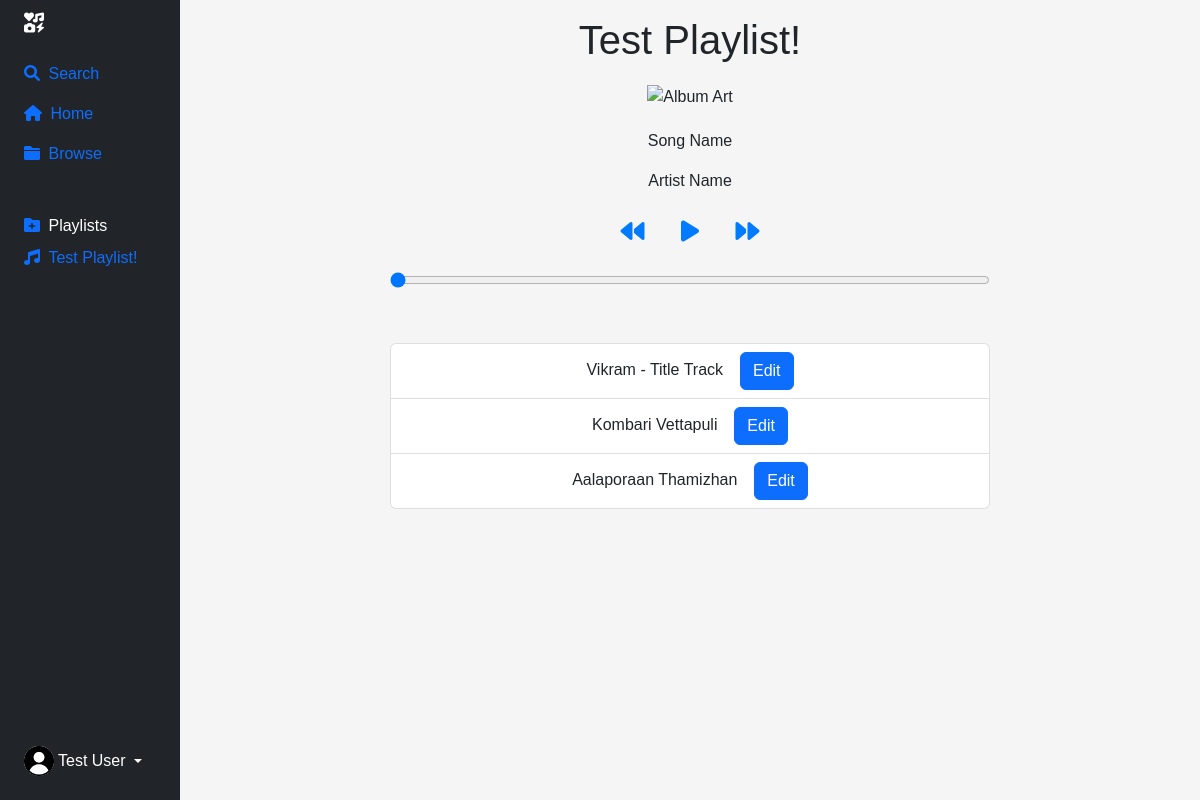
The page /playlist?p=1 (signed in) on the database its author committed.
### tables this page shows
CREATE TABLE playlists(id int, name text, username text);

CREATE TABLE songs(
id int,
name text,
artist text,
url text,
image text);

### app.py (the view)
@app.route('/playlist')
def selecter():
    playlist_id = request.args.get("p")
    if playlist_id:
        he = hehe(playlist_id)
        if he == True:
            name = playlist_name
            username = session.get("name")
            cur.execute("SELECT rowid, name FROM playlists WHERE username = ?", (username, ))
            playlists = cur.fetchall()
            if all_songs():
                username = session.get("name")
            return render_template('play.html', name=username, song_name=name, playlist=playlists, check=0, songs=playlist, list=songs, all_songs=allsong)
        if he == "none":
            return redirect("/?message=That+playlist+is+empty!+Add+some+songs!")
        else:
            return redirect("/?message=Playlist+Not+Found!")
    return redirect("/?message=Error!")

### app.py (called while the page is built)
def all_songs():
    global song, allsong
    cur.execute("SELECT rowid FROM songs")
    playlist_songs = cur.fetchall()
    playlist_data = []
    for id in playlist_songs:
        cur.execute("SELECT rowid, name, artist, url, image FROM songs WHERE rowid= (?)", (id))
        playlist_data.append(cur.fetchone())
    allsong = [
    {
        "id": row[0],
        "name": row[1],
        "artist": row[2],
    }
    for row in playlist_data
    ]
    return True

### templates/play.html (shortened to what this page needs)
{% extends 'basic.html' %}<br>
{% block content %}
<h1 >{{song_name}}</h1>
<div id="player-container">
    <img id="album-art" src="" alt="Album Art" />
    <div id="song-info">
        <p id="song-name">Song Name</p>
        <p id="song-artist">Artist Name</p>
    </div>
    <div id="controls">
        <button id="prev-button"><i class="fas fa-backward"></i></button>
        <button id="play-pause-button"><i class="fas fa-play"></i></button>
        <button id="next-button"><i class="fas fa-forward"></i></button>
    </div>
    <div id="seek-container">
        <input type="range" id="seek-bar" value="0" min="0" max="100" step="0.1">
     </div>
<br>
<br>
<ul class="list-group">
    {% for song in list %}
    <li class="list-group-item">{{song['name']}} &ensp;
        <button type="button" class="btn btn-primary" data-bs-toggle="modal" data-bs-target="#exampleModal1">
            Edit
          </button>
    </li>
{% endfor %}
  </ul>
</div>
<body onload="setStatus()" check="{{check}}">
</body>
{% endblock %}

### templates/basic.html (shortened to what this page needs)
<!DOCTYPE html>
<html lang="en">
<head>
    <link href="https://cdn.jsdelivr.net/npm/bootstrap@5.2.3/dist/css/bootstrap.min.css" rel="stylesheet"/>
    <link rel="stylesheet" href="https://cdnjs.cloudflare.com/ajax/libs/font-awesome/5.13.0/css/all.min.css">
    <link rel="stylesheet" href="{{ url_for('static', filename='styles.css') }}">
    <link rel="stylesheet" href="https://cdnjs.cloudflare.com/ajax/libs/font-awesome/6.0.0-beta3/css/all.min.css">
</head>
<div class="container-fluid">
    <div class="row flex-nowrap">
        <div class="col-auto col-md-3 col-xl-2 px-sm-2 px-0 bg-dark" id="sidebar">
            <div class="d-flex flex-column align-items-center align-items-sm-start px-3 pt-2 text-white min-vh-100">
                <a href="/" class="d-flex align-items-center pb-3 mb-md-0 me-md-auto text-white text-decoration-none">
                    <span class="fs-5 d-none d-sm-inline"></i><i class="fa-solid fa-icons"></i></span>
                </a>
                <ul class="nav nav-pills flex-column mb-sm-auto mb-0 align-items-center align-items-sm-start" id="menu">
                    <li class="nav-item">
                        <a href="/" class="nav-link align-middle px-0" class="btn btn-primary" data-bs-toggle="modal" data-bs-target="#exampleModal">
                            <i class="fa-solid fa-magnifying-glass"></i><span class="ms-1 d-none d-sm-inline"> Search</span>
                        </a>
                    </li>
                    <li class="nav-item">
                        <a href="/" class="nav-link align-middle px-0">
                            <i class="fa-solid fa-house"></i> <span class="ms-1 d-none d-sm-inline">Home</span>
                        </a>
                    </li>
                    <li class="nav-item">
                        <a href="/browse" class="nav-link align-middle px-0">
                            <i class="fa-solid fa-folder"></i> <span class="ms-1 d-none d-sm-inline">Browse</span>
                        </a>
                    </li>
                    <li>
                        <a href="#submenu1" data-bs-toggle="collapse" class="nav-link px-0 align-middle">
                            <br>
                            <a href="/add_playlist"><i class="fa-solid fa-folder-plus"></i></a> <span class="ms-1 d-none d-sm-inline">Playlists</span> </a>
                            {% for list in playlist%}
                            <li>
                                <a href="/playlist?p={{list[0]}}" class="nav-link px-0"><i class="fa-solid fa-music"></i> <span class="ms-1 d-none d-sm-inline">{{list[1]}}</span>  </a>
                            </li>
                            {% endfor %}
                    </li>
                </ul>
                <div class="dropdown pb-4">
                    <a href="#" class="d-flex align-items-center text-white text-decoration-none dropdown-toggle" id="dropdownUser1" data-bs-toggle="dropdown" aria-expanded="false">
                        <img src="{{ url_for('static', filename='icon.png') }}" alt="hugenerd" width="30" height="30" class="rounded-circle">
                        <span class="d-none d-sm-inline mx-1"> {{name}}</span>
                    </a>
                </div>
            </div>
        </div>
        <div class="col py-3">
            {% block content %}{% endblock %}
        </div>
    </div>
</div>
</html>

### static/styles.css (style rules this page uses)
body { font-family: Arial, sans-serif; text-align: center; background-color: #f5f5f5; }
#player-container { margin: 20px auto; max-width: 600px; }
#album-art { width:40%; height: auto; }
#song-info { margin: 20px 0; }
#seek-container { margin-top: 20px; }
#seek-bar { width: 100%; }

### templates/basic.html (style rules this page uses)
#sidebar { max-width: 15%; }

### templates/play.html (style rules this page uses)
#controls button { font-size: 24px; background: none; border: none; color: #007bff; cursor: pointer; margin: 0 10px; }

### rows shown on the page
playlists: name "Test Playlist!", username "Test User"
songs: name "Vikram - Title Track"
songs: name "Kombari Vettapuli"
songs: name "Aalaporaan Thamizhan"
